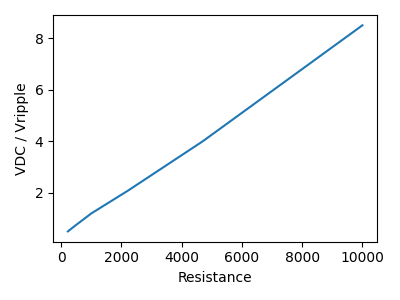

The Python source for this figure:
import numpy as np
import matplotlib.pyplot as plt

R = [220, 470, 1000, 2200, 4700, 10000]
Vmax = [3.0, 3.2, 3.4, 3.6, 3.6, 3.6]
Vmin = [0, .6, 1.4, 2.2, 2.8, 3.2]

VDC = [1.5, 1.9, 2.4, 2.9, 3.2, 3.4]
Vripple = [3.0, 2.6, 2.0, 1.4, 0.8, 0.4]

N = range(0, len(VDC))
ratio = []

for n in N:
    ratio.append(VDC[n]/Vripple[n])

plt.figure(figsize = (4,3))
plt.plot(R, ratio)
plt.xlabel("Resistance")
plt.ylabel("VDC / Vripple")
plt.savefig("R vs Ratio")